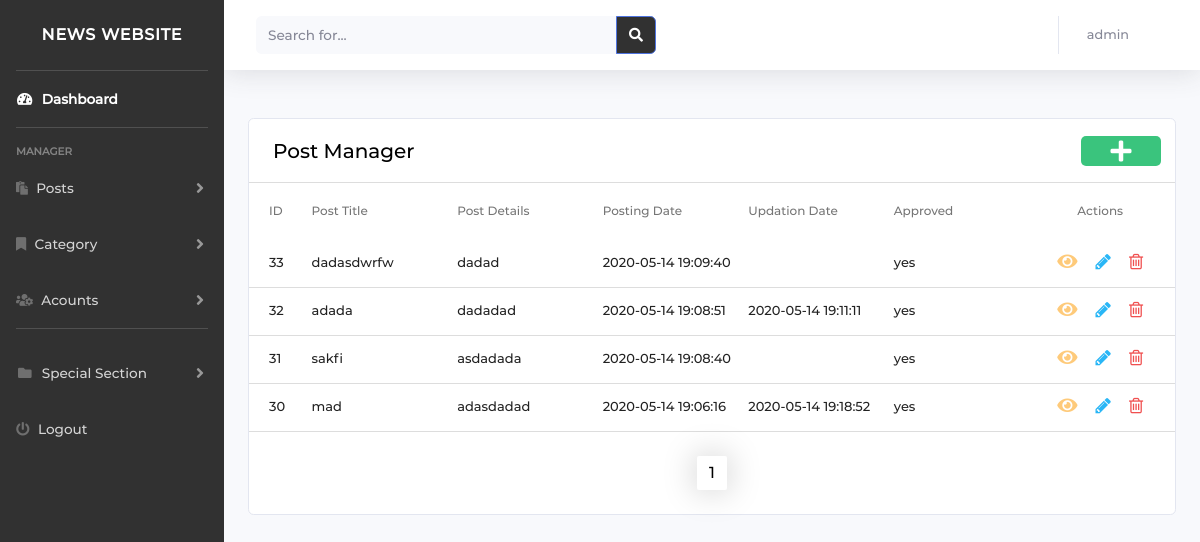
Page /admin/post_manager.php (signed in) on the earlier database version.
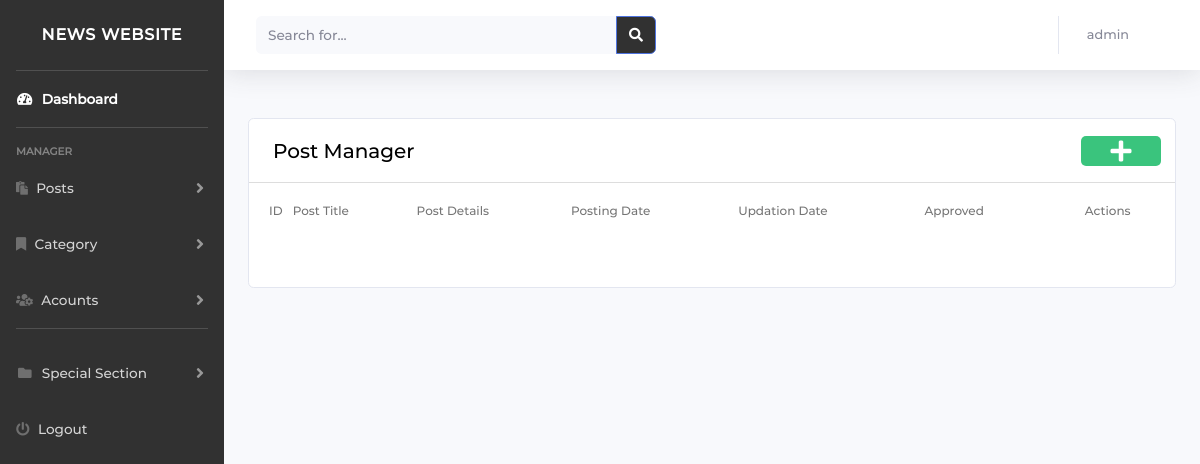
Same page on the later database version.
### tables this page shows
CREATE TABLE `tblposts` (
  `id` int(11) NOT NULL,
  `PostTitle` longtext DEFAULT NULL,
  `CategoryId` int(11) DEFAULT NULL,
  `SubCategoryId` int(11) DEFAULT NULL,
  `PostDetails` longtext DEFAULT NULL,
  `PostingDate` timestamp NULL DEFAULT current_timestamp(),
  `UpdationDate` timestamp NULL DEFAULT NULL ON UPDATE current_timestamp(),
  `Is_Active` int(1) DEFAULT NULL,
  `PostUrl` mediumtext DEFAULT NULL,
  `PostImage` varchar(255) DEFAULT NULL,
  `Approved` varchar(255) NOT NULL DEFAULT 'no',
  `CommentsCout` int(255) DEFAULT NULL,
  `Rank` int(255) DEFAULT 0
);

### admin/config/permissions.php (called while the page is built, shortened)
<?php
$permissions = [
    "index.php" => ['admin', 'author'],
    "dashboard.php" => ['admin', 'author'],
    "post_manager.php" => ['admin', 'author'],
    "change_image.php" => ['admin', 'author'],
    "add_post.php" => ['admin', 'author'],
    "edit_post.php" => ['admin', 'author'],
    "category_manager.php" => ['admin'],
    "edit_category.php" => ['admin'],
    "add_category.php" => ['admin'],
    "approved_post.php" => ['admin'],
    "advertisement_manager.php" => ['admin'],
    "add_advertisement.php" => ['admin'],
    "manage_accounts.php" => ['admin'],
    "accounts_logic.php" => ['admin'],
    "add_users.php" => ['admin'],
    "account_activat.php" => ['admin'],
    "activat.php" => ['admin'],
    "navbar.php" => ['admin'],
    "top.php" => ['admin'],
    "footer.php" => ['admin'],
    "bracking_news.php" => ['admin'],
    "add_brackingnews.php" => ['admin']
];
function checkPermision($pageName, $role)
{
    global $permissions;
    $roles = $permissions[$pageName];
    for ($i = 0; $i < count($roles); $i++) {
        if ($role == $roles[$i])
            return true;
    }
    return false;
}

### admin/config/dbcon.php (called while the page is built, shortened)
<?php
require("connection.php");
$dbhost = "localhost";
 $dbuser = "Skafi";
 $dbpass = "mahmoudskafi00";
 $db = "news_db";
$conDb = new connection($dbhost,$dbuser ,$dbpass,$db);

### admin/config/connection.php (called while the page is built, shortened)
<?php
class connection
{
    function doSelectQuery($con, $sql)
    {
        $status = false;
        $data = array();
        $result = mysqli_query($con, $sql);
        $i = 0;
        $rows = mysqli_num_rows($result);
        if ($rows == 0)
            $status = true;
        while ($row = mysqli_fetch_array($result, MYSQLI_ASSOC)) {
            $data[$i] = $row;
            $status = true;
            $i += 1;
        }
        return ['status' => $status, 'data' => $data, 'rows' => $rows];
    }
}

### admin/post_manager.php (the view, shortened to what the changed rows need)
<?php
include('./config/dbcon.php');
include('./config/permissions.php');
$pagename = basename($_SERVER['PHP_SELF']);
$role = $_SESSION['roles'];
if (checkPermision($pagename, $role)) {
    if (isset($_SESSION['username'])) {
        if ($_GET['action'] = 'del') {
?>
            <!DOCTYPE html>
            <html lang="en">
            <head>
                <?php require './include/links.php' ?>
            </head>
            <body>
                <?php require './include/navbar.php' ?>
                <br>
                <?php
                $pageurl = $_GET['page'];
                $pageurl = intval($pageurl);
                ?>
                <div class="container">
                    <div class="row">
                        <div id="admin" class="col s12">
                            <div class="card material-table">
                                <table id="datatable">
                                    <thead class="head-tr-costom">
                                        <tr>
                                            <th>ID</th>
                                            <th>Post Title</th>
                                            <th>Post Details</th>
                                            <th>Posting Date</th>
                                            <th>Updation Date</th>
                                            <th>Approved</th>
                                            <th style="display: flex;align-items: center;justify-content: center;">Actions</th>
                                        </tr>
                                    </thead>
                                    <tbody class="custom-tr">
                                        <?php
                                        function limit_text($text, $limit)
                                        {
                                            return $text;
                                        }
                                        if ($_SESSION['roles'] == 'admin') {
                                            $sql = $conDb->doSelectQuery($conn, "SELECT * FROM tblposts WHERE Is_Active='1' AND Approved='yes' ");
                                        } else if ($_SESSION['roles'] == 'author') {
                                            $sql = $conDb->doSelectQuery($conn, "SELECT * FROM tblposts WHERE Is_Active='1' AND Approved='yes' OR Approved='no' ");
                                        }
                                        $res_per_page = 10;
                                        $number_of_res = $sql['rows'];
                                        $number_of_pages = ceil($number_of_res / $res_per_page);
                                        if (!isset($_GET['page'])) {
                                            $page = 1;
                                        } else {
                                            $page = $_GET['page'];
                                        }
                                        $this_page_first_res = ($page - 1) * $res_per_page;
                                        if ($_SESSION['roles'] == 'admin') {
                                            $sql = $conDb->doSelectQuery($conn, "SELECT * FROM tblposts WHERE Is_Active=1 AND Approved='yes' ORDER BY PostingDate DESC LIMIT " . $this_page_first_res . ',' . $res_per_page);
                                        } else  if ($_SESSION['roles'] == 'author') {
                                            $sql = $conDb->doSelectQuery($conn, "SELECT * FROM tblposts WHERE Is_Active=1 AND Approved='no' ORDER BY PostingDate DESC  OR Approved='yes' LIMIT " . $this_page_first_res . ',' . $res_per_page);
                                        }
                                        ?>
                                        <?php
                                        if ($sql['rows'] > 0) {
                                            foreach ($sql['data'] as $row) {
                                        ?>
                                                <tr id="<?php echo $row['id']; ?>">
                                                    <td>
                                                        <?php echo $row['id']; ?>
                                                    </td>
                                                    <td>
                                                        <?php
                                                        $t = $row['PostTitle'];
                                                        echo  limit_text($t, 5);
                                                        ?>
                                                    </td>
                                                    <td>
                                                        <?php
                                                        $t = $row['PostDetails'];
                                                        echo  limit_text($t, 10);
                                                        ?>
                                                    </td>
                                                    <td>
                                                        <?php echo $row['PostingDate']; ?>
                                                    </td>
                                                    <td>
                                                        <?php echo $row['UpdationDate']; ?>
                                                    </td>
                                                    <td>
                                                        <?php echo $row['Approved']; ?>
                                                    </td>
                                                    <td class="td-custom">
                                                        <div>
                                                            <a href="./post_view.php?postid=<?php echo $row['id'] ?>">
                                                                <i class="fas fa-eye" style="color:#feca7a;"></i>
                                                            </a>
                                                            <a href="edit_post.php?pid=<?php echo $row['id']; ?>">
                                                                <i class="fa fa-pencil" style="color: #29b6f6;"></i>
                                                            </a>
                                                            <a href="#" data-role="deletepost" data-id=<?php echo $row['id'] ?>>
                                                                <i class="fa fa-trash-o" style="color: #f05050">
                                                                </i>
                                                            </a>
                                                        </div>
                                                    </td>
                                                </tr>
                                        <?php }
                                        } ?>
                                    </tbody>
                                </table>
                                <br>
                                <div class="numbers_of_pages" id="myDIV" style="display:flex; justify-content: center;">
                                    <?php
                                    for ($page = 1; $page <= $number_of_pages; $page++) {
                                        if ($page == $pageurl) {
                                            echo '<a  class="thisA active" href="post_manager.php?page=' . $page . '"> ' . $page . '  </a> ';
                                        } else
                                            echo '<a  class="thisA " href="post_manager.php?page=' . $page . '"> ' . $page . '  </a> ';
                                    }
                                    ?>
                                </div>
                                <br>
                            </div>
                        </div>
                    </div>
                </div>
                <br>
                <br>
            </body>
            </html>
<?php
        }
    }
} else {
    echo "<script type='text/javascript'> document.location = '../dashboard.php'; </script>";
}
?>

Differences in the rows shown:
removed tblposts: id "33", PostTitle "dadasdwrfw", PostDetails "dadad", PostingDate "2020-05-14 19:09:40", Approved "yes"
removed tblposts: id "32", PostTitle "adada", PostDetails "dadadad", PostingDate "2020-05-14 19:08:51", UpdationDate "2020-05-14 19:11:11", Approved "yes"
removed tblposts: id "31", PostTitle "sakfi", PostDetails "asdadada", PostingDate "2020-05-14 19:08:40", Approved "yes"
removed tblposts: id "30", PostTitle "mad", PostDetails "adasdadad", PostingDate "2020-05-14 19:06:16", UpdationDate "2020-05-14 19:18:52", Approved "yes"
Other differences:
list line gone: "1"
